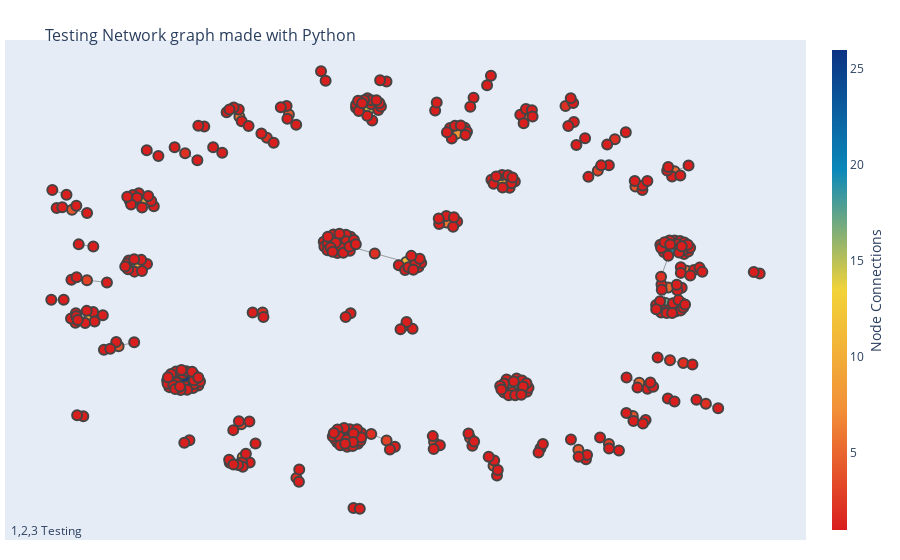

Source (notebook cell):
### Markdown cell above
## Full network by color

### Code cell
G, pos_ = create_graph_nx_class(df_group)
node_adjacencies = nodes_and_edges(G,pos_, 'color')

### Figure 1 — Plotly figure (JSON) as saved in the notebook; plotly's stock layout.template omitted (floating-point values rounded to 4 significant figures; data arrays with more than 128 entries replaced by an {"elided": "..."} marker saying what was removed)
{"data": [{"hoverinfo": "none", "line": {"color": "#888", "width": 0.8}, "mode": "lines", "type": "scatter", "x": {"elided": "1005 float values"}, "y": {"elided": "1005 float values"}}, {"hoverinfo": "text", "marker": {"color": {"elided": "396 int values"}, "colorbar": {"thickness": 15, "title": {"side": "right", "text": "Node Connections"}, "xanchor": "left"}, "colorscale": [[0, "rgb(12,51,131)"], [0.25, "rgb(10,136,186)"], [0.5, "rgb(242,211,56)"], [0.75, "rgb(242,143,56)"], [1, "rgb(217,30,30)"]], "line": {"width": 2}, "reversescale": true, "showscale": true, "size": 10}, "mode": "markers", "text": {"elided": "396 str values"}, "type": "scatter", "x": {"elided": "396 float values"}, "y": {"elided": "396 float values"}}], "layout": {"annotations": [{"showarrow": false, "text": "1,2,3 Testing", "x": 0.005, "xref": "paper", "y": -0.002, "yref": "paper"}], "hovermode": "closest", "margin": {"b": 20, "l": 5, "r": 5, "t": 40}, "showlegend": false, "title": {"font": {"size": 16}, "text": "<br>Testing Network graph made with Python"}, "xaxis": {"showgrid": false, "showticklabels": false, "zeroline": false}, "yaxis": {"showgrid": false, "showticklabels": false, "zeroline": false}}}
